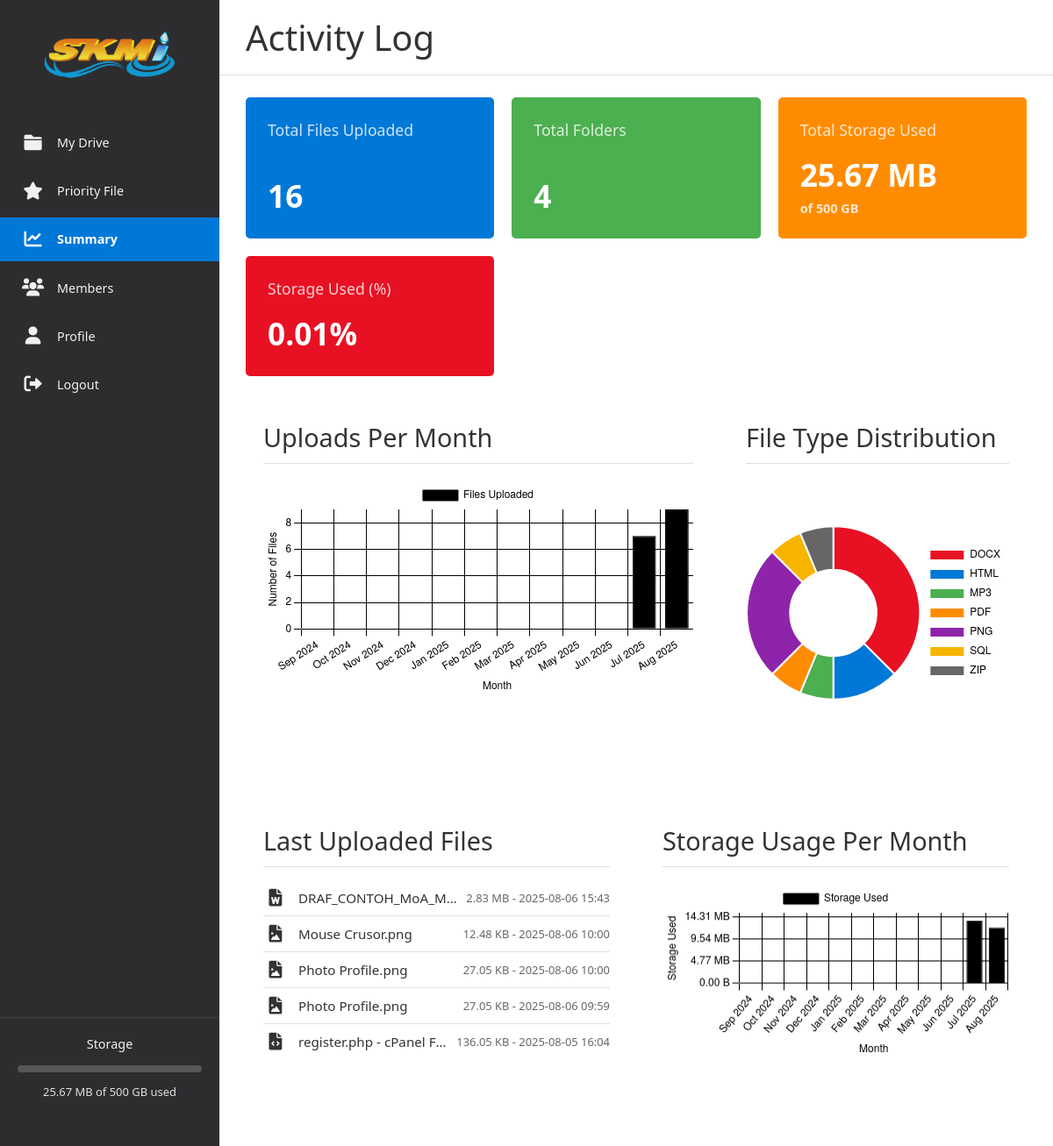
/summary.php, run on an earlier commit of the app's database.
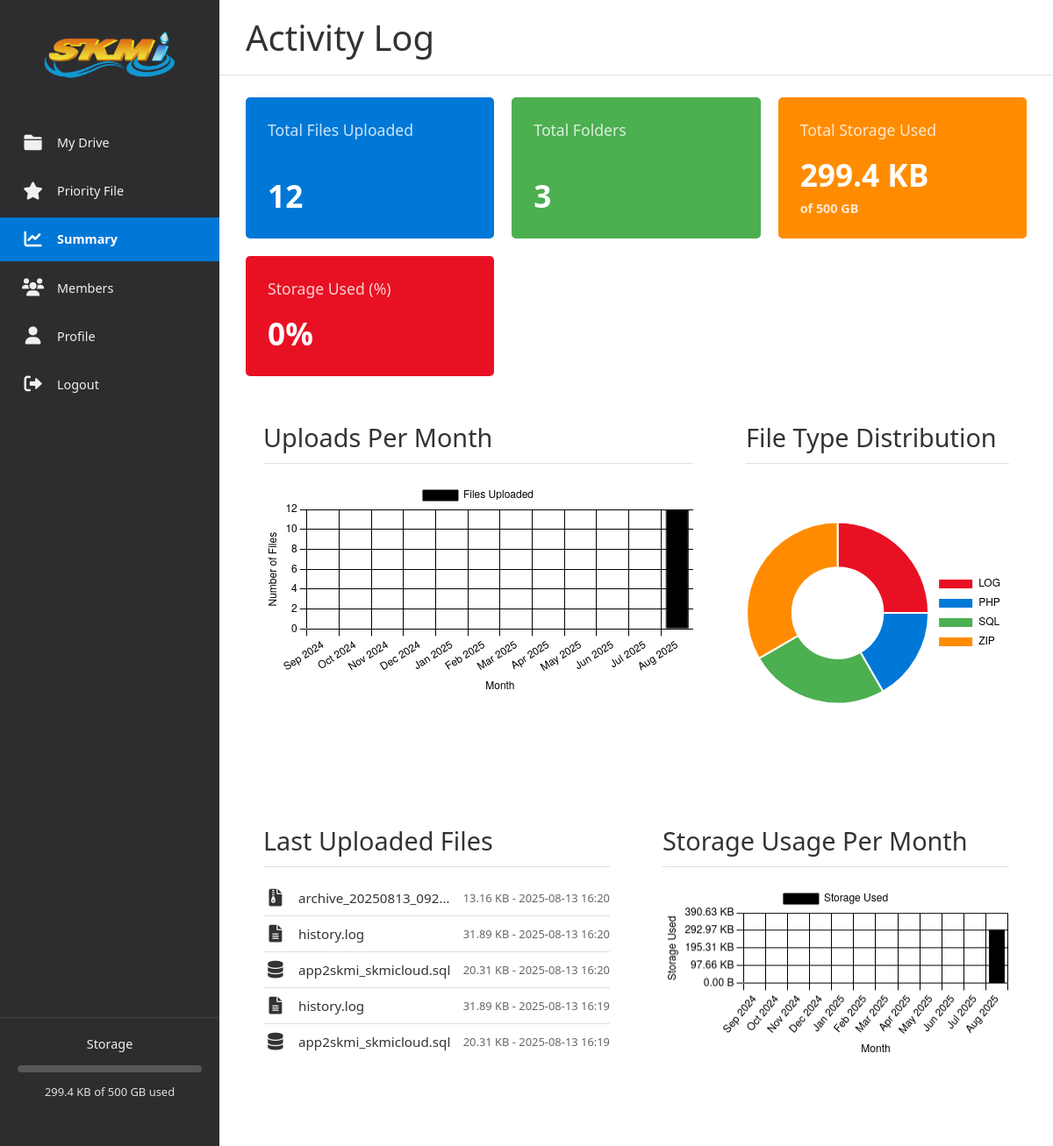
And on a later commit of the database.
### tables this page shows
CREATE TABLE `files` (
  `id` int(11) NOT NULL,
  `file_name` varchar(255) NOT NULL,
  `file_path` varchar(255) NOT NULL,
  `file_size` bigint(20) NOT NULL,
  `file_type` varchar(50) NOT NULL,
  `folder_id` int(11) DEFAULT NULL,
  `uploaded_at` datetime DEFAULT current_timestamp(),
  `user_id` int(11) DEFAULT NULL,
  `created_at` timestamp NOT NULL DEFAULT current_timestamp(),
  `is_starred` tinyint(1) DEFAULT 0
);

### functions.php (called while the page is built, shortened)
<?php
if (!function_exists('getFontAwesomeIconClass')) {
    function getFontAwesomeIconClass($fileName) {
        $ext = pathinfo($fileName, PATHINFO_EXTENSION);
        $ext = strtolower($ext);
        return $iconClasses[$ext] ?? $iconClasses['default'];
    }
}
if (!function_exists('formatBytes')) {
    function formatBytes($bytes, $precision = 2) {
        $units = array('B', 'KB', 'MB', 'GB', 'TB');
        $bytes = max($bytes, 0);
        $pow = floor(($bytes ? log($bytes) : 0) / log(1024));
        $pow = min($pow, count($units) - 1);
        $bytes /= (1 << (10 * $pow));
        return round($bytes, $precision) . ' ' . $units[$pow];
    }
}
if (!function_exists('isStorageFull')) {
    function isStorageFull($conn, $totalStorageBytes) {
        $usedStorageBytes = 0;
        $stmt = $conn->prepare("SELECT SUM(file_size) as total_size FROM files");
        $stmt->execute();
        $result = $stmt->get_result();
        $row = $result->fetch_assoc();
        if ($row['total_size']) {
            $usedStorageBytes = $row['total_size'];
        }
        return $usedStorageBytes >= $totalStorageBytes;
    }
}
?>

### summary.php (the view, shortened to what this page needs)
<?php
include 'config.php';
include 'functions.php';
$totalFiles = 0;
$stmt = $conn->prepare("SELECT COUNT(id) AS total_files FROM files");
$stmt->execute();
$result = $stmt->get_result();
$row = $result->fetch_assoc();
if ($row['total_files']) {
    $totalFiles = $row['total_files'];
}
$totalFolders = 0;
$stmt = $conn->prepare("SELECT COUNT(id) AS total_folders FROM folders");
$stmt->execute();
$result = $stmt->get_result();
$row = $result->fetch_assoc();
if ($row['total_folders']) {
    $totalFolders = $row['total_folders'];
}
$totalStorageGB = 500;
$totalStorageBytes = $totalStorageGB * 1024 * 1024 * 1024;
$usedStorageBytes = 0;
$stmt = $conn->prepare("SELECT SUM(file_size) as total_size FROM files");
$stmt->execute();
$result = $stmt->get_result();
$row = $result->fetch_assoc();
if ($row['total_size']) {
    $usedStorageBytes = $row['total_size'];
}
$usedPercentage = ($totalStorageBytes > 0) ? ($usedStorageBytes / $totalStorageBytes) * 100 : 0;
$isStorageFull = isStorageFull($conn, $totalStorageBytes);
$lastUploadedFiles = [];
$stmt = $conn->prepare("SELECT file_name, file_size, uploaded_at FROM files ORDER BY uploaded_at DESC LIMIT 5");
$stmt->execute();
$result = $stmt->get_result();
while ($row = $result->fetch_assoc()) {
    $lastUploadedFiles[] = $row;
}
?>
<!DOCTYPE html>
<html lang="id">
<head>
    <link rel="stylesheet" href="https://cdnjs.cloudflare.com/ajax/libs/font-awesome/6.0.0-beta3/css/all.min.css">
</head>
<body>
    <div class="sidebar mobile-hidden">
        <div class="sidebar-header">
            <img src="img/logo.png" alt="Dafino Logo">
        </div>
        <ul class="sidebar-menu">
            <li><a href="index.php"><i class="fas fa-folder"></i> My Drive</a></li>
            <li><a href="priority_files.php"><i class="fas fa-star"></i> Priority File</a></li>
            <li><a href="summary.php" class="active"><i class="fas fa-chart-line"></i> Summary</a></li>
            <li><a href="members.php"><i class="fas fa-users"></i> Members</a></li>
            <li><a href="profile.php"><i class="fas fa-user"></i> Profile</a></li>
            <li><a href="logout.php"><i class="fas fa-sign-out-alt"></i> Logout</a></li>
        </ul>
        <div class="storage-info">
            <h4>Storage</h4>
            <div class="progress-bar-container">
            </div>
            <p class="storage-text" id="storageText"><?php echo formatBytes($usedStorageBytes); ?> of <?php echo formatBytes($totalStorageBytes); ?> used</p>
        </div>
    </div>
    <div class="main-content">
        <div class="header-main">
            <h1 class="summary-title">Activity Log</h1>
        </div>
        <div class="dashboard-grid">
            <div class="card">
                <h3>Total Files Uploaded</h3>
                <p class="count" id="totalFilesCount"><?php echo $totalFiles; ?></p>
            </div>
            <div class="card green">
                <h3>Total Folders</h3>
                <p class="count" id="totalFoldersCount"><?php echo $totalFolders; ?></p>
            </div>
            <div class="card orange">
                <h3>Total Storage Used</h3>
                <p class="count" id="totalStorageUsed"><?php echo formatBytes($usedStorageBytes); ?></p>
                <p class="storage-text-card" id="totalStorageCapacity">of <?php echo formatBytes($totalStorageBytes); ?></p>
            </div>
             <div class="card red">
                <h3>Storage Used (%)</h3>
                <p class="count" id="storageUsedPercentage"><?php echo round($usedPercentage, 2); ?>%</p>
            </div>
        </div>
        <div class="dashboard-grid" style="grid-template-columns: 2fr 1fr;">
            <div class="chart-container">
                <h3>Uploads Per Month</h3>
                <canvas id="uploadsPerMonthChart"></canvas>
            </div>
            <div class="chart-container">
                <h3>File Type Distribution</h3>
                <canvas id="fileTypeChart"></canvas>
            </div>
        </div>
        <div class="dashboard-grid" style="grid-template-columns: 1fr 1fr;">
            <div class="last-uploaded-files">
                <h3>Last Uploaded Files</h3>
                <ul id="lastUploadedFilesList">
                    <?php if (empty($lastUploadedFiles)): ?>
                        <li>No recent uploads.</li>
                    <?php else: ?>
                        <?php foreach ($lastUploadedFiles as $file): ?>
                            <li>
                                <div class="file-info">
                                    <i class="fas <?php echo getFontAwesomeIconClass($file['file_name']); ?> file-icon"></i>
                                    <span class="file-name"><?php echo htmlspecialchars($file['file_name']); ?></span>
                                </div>
                                <span class="file-meta"><?php echo formatBytes($file['file_size']); ?> - <?php echo date('Y-m-d H:i', strtotime($file['uploaded_at'])); ?></span>
                            </li>
                        <?php endforeach; ?>
                    <?php endif; ?>
                </ul>
            </div>
            <div class="chart-container">
                <h3>Storage Usage Per Month</h3>
                <canvas id="storageUsageChart"></canvas>
            </div>
        </div>
    </div>
</body>
</html>

What changed in the data, as far as the page shows it:
removed files: file_name "DRAF_CONTOH_MoA_M…", file_size "2.83 MB", uploaded_at "2025-08-06 15:43"
removed files: file_name "Mouse Crusor.png", file_size "12.48 KB", uploaded_at "2025-08-06 10:00"
removed files: file_name "Photo Profile.png", file_size "27.05 KB", uploaded_at "2025-08-06 10:00"
removed files: file_name "Photo Profile.png", file_size "27.05 KB", uploaded_at "2025-08-06 09:59"
removed files: file_name "register.php - cPanel F…", file_size "136.05 KB", uploaded_at "2025-08-05 16:04"
added files: file_name "archive_20250813_092…", file_size "13.16 KB", uploaded_at "2025-08-13 16:20"
added files: file_name "history.log", file_size "31.89 KB", uploaded_at "2025-08-13 16:20"
added files: file_name "app2skmi_skmicloud.sql", file_size "20.31 KB", uploaded_at "2025-08-13 16:20"
added files: file_name "history.log", file_size "31.89 KB", uploaded_at "2025-08-13 16:19"
added files: file_name "app2skmi_skmicloud.sql", file_size "20.31 KB", uploaded_at "2025-08-13 16:19"
Also different on the page:
formatBytes($usedStorageBytes): "25.67 MB" → "299.4 KB"
$totalFiles: "16" → "12"
$totalFolders: "4" → "3"
$usedPercentage: "0.01" → "0"
chart data {{ json_encode($monthData) }}: [0,0,0,0,0,0,0,0,0,0,7,9] → [0,0,0,0,0,0,0,0,0,0,0,12]
chart data {{ json_encode($fileTypeData) }}: [6,2,1,1,4,1,1] → [3,2,3,4]
chart data {{ json_encode($storageMonthData) }}: [0,0,0,0,0,0,0,0,0,0,"14199853","12714659"] → [0,0,0,0,0,0,0,0,0,0,0,"306587"]
